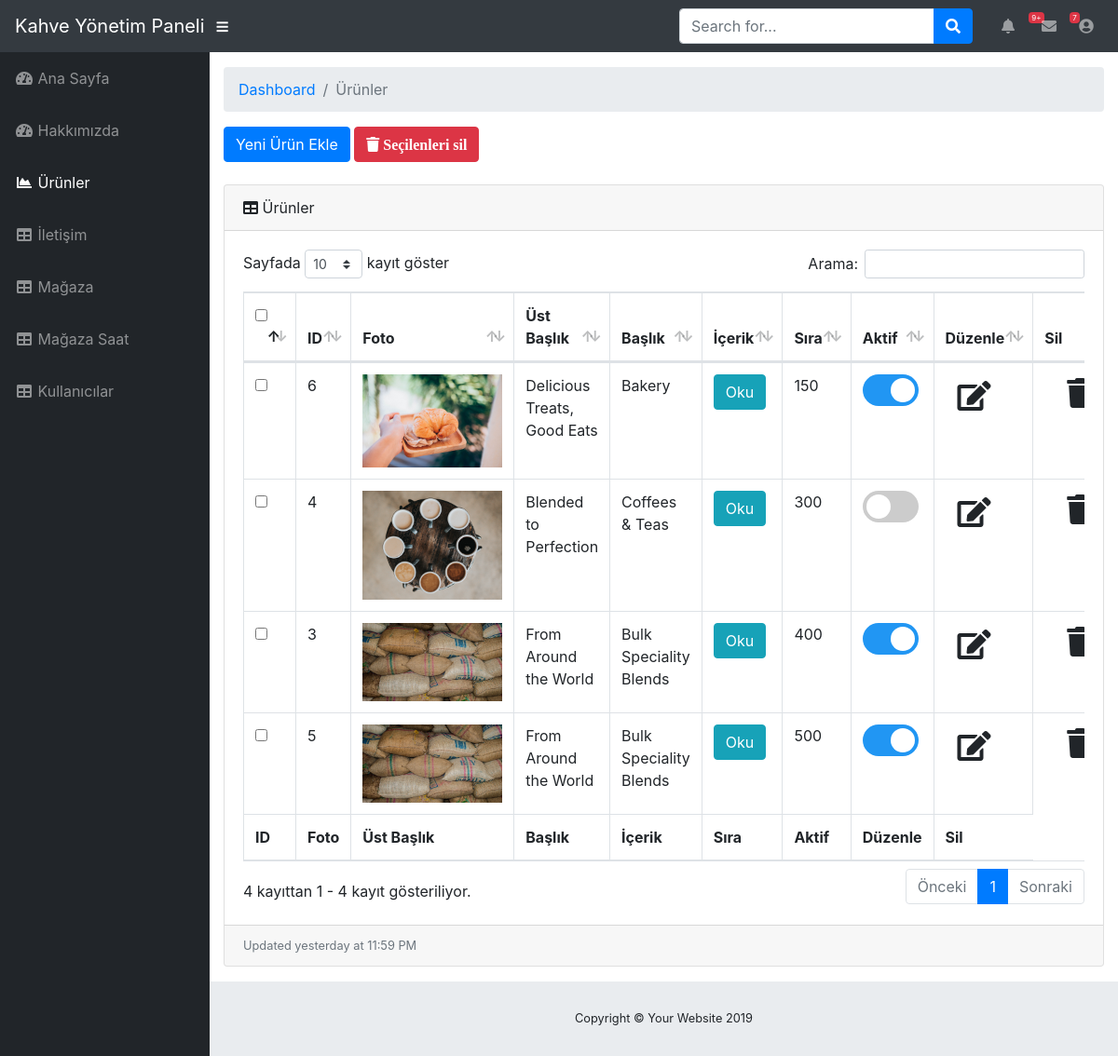
The app's page /admin/urunler.php (signed in) with its own data.
### tables this page shows
CREATE TABLE IF NOT EXISTS `urunler` (
  `id` int(11) NOT NULL AUTO_INCREMENT,
  `foto` char(50) NOT NULL,
  `baslik` char(250) NOT NULL,
  `ustBaslik` char(250) NOT NULL,
  `icerik` text NOT NULL,
  `aktif` tinyint(4) NOT NULL,
  `sira` int(11) NOT NULL,
  PRIMARY KEY (`id`)
);

### admin/urunler.php (the view, shortened to what this page needs)
<?php
include('../inc/vt.php');
include('inc/head.php');
include('inc/nav.php');
include('inc/sidebar.php');
$sorgu = $baglanti->prepare("SELECT * FROM urunler order by sira");
$sorgu->execute();
?>
<head>
</head>
<div id="content-wrapper">
    <div class="container-fluid">
        <ol class="breadcrumb">
            <li class="breadcrumb-item">
                <a href="#">Dashboard</a>
            </li>
            <li class="breadcrumb-item active">Ürünler</li>
        </ol>
        <form action="" method="post">
            <a class="btn btn-primary" href="urunEkle.php">Yeni Ürün Ekle</a>
            <a class="btn btn-danger font-18" href="#" data-toggle="modal"
               data-target="#tumunuSil"><i class="fa fa-trash"> Seçilenleri sil</i></a>
            <br><br>
            <div class="card mb-3">
                <div class="card-header">
                    <i class="fas fa-table"></i>
                    Ürünler
                </div>
                <div class="card-body">
                    <div class="table-responsive">
                        <table class="table table-bordered" id="dataTable" width="100%" cellspacing="0">
                            <thead>
                            <tr>
                                <th>
                                    <div class="checkbox">
                                        <input type="checkbox" id="select_all" onclick="TumunuSec();" value="">
                                    </div>
                                </th>
                                <th>ID</th>
                                <th>Foto</th>
                                <th>Üst Başlık</th>
                                <th>Başlık</th>
                                <th>İçerik</th>
                                <th>Sıra</th>
                                <th>Aktif</th>
                                <th>Düzenle</th>
                                <th>Sil</th>
                            </tr>
                            </thead>
                            <tfoot>
                            <tr>
                                <th>ID</th>
                                <th>Foto</th>
                                <th>Üst Başlık</th>
                                <th>Başlık</th>
                                <th>İçerik</th>
                                <th>Sıra</th>
                                <th>Aktif</th>
                                <th>Düzenle</th>
                                <th>Sil</th>
                            </tr>
                            </tfoot>
                            <tbody>
                            <?php while ($sonuc = $sorgu->fetch()) { ?>
                                <tr>
                                    <td>
                                        <div class="checkbox">
                                            <input class="chck" type="checkbox" name="sil[]"
                                                   value="<?php echo $sonuc['id']; ?>">
                                        </div>
                                    </td>
                                    <td><?= $sonuc["id"] ?></td>
                                    <td><img src="../img/<?= $sonuc["foto"] ?>" width="150px"/></td>
                                    <td contenteditable="true"
                                        onBlur="veriKaydet(this,'ustBaslik','<?= $sonuc["id"] ?>')"
                                        onClick="duzenle(this);"><?= $sonuc["ustBaslik"] ?></td>
                                    <td contenteditable="true" onBlur="veriKaydet(this,'baslik','<?= $sonuc["id"] ?>')"
                                        onClick="duzenle(this);"><?= $sonuc["baslik"] ?></td>
                                    <td>
                                        <a class="btn btn-info" href="#" data-toggle="modal"
                                           data-target="#icerik<?= $sonuc["id"] ?>">Oku</a>
                                    </td>
                                    <td contenteditable="true" onBlur="veriKaydet(this,'sira','<?= $sonuc["id"] ?>')"
                                        onClick="duzenle(this);"><?= $sonuc["sira"] ?></td>
                                    <td>
                                        <label class="switch">
                                            <span class="slider round"></span>
                                        </label></td>
                                    <td><a class="btn btn" href="urunGuncelle.php?id=<?= $sonuc["id"] ?>"><span
                                                    class="fa fa-edit fa-2x"></span></a></td>
                                    <td>
                                        <a class="dropdown-item" href="#" data-toggle="modal"
                                           data-target="#sil<?= $sonuc["id"] ?>"><span class="fa fa-trash fa-2x"></span></a>
                                    </td>
                                </tr>
                                <?php
                            }
                            ?>
                            </tbody>
                        </table>
        </form>
    </div>
</div>
<div class="card-footer small text-muted">Updated yesterday at 11:59 PM</div>
</div>
<?php
include('inc/footer.php');
?>
<link rel="stylesheet" type="text/css" href="css/switch.css">

### admin/css/switch.css (style rules this page uses)
.slider { position: absolute; cursor: pointer; top: 0; left: 0; right: 0; bottom: 0; background-color: #ccc; -webkit-transition: .4s; transition: .4s; }
.slider:before { position: absolute; content: ""; height: 26px; width: 26px; left: 4px; bottom: 4px; background-color: white; -webkit-transition: .4s; transition: .4s; }
input:checked + .slider { background-color: #2196F3; }
input:checked + .slider:before { -webkit-transform: translateX(26px); -ms-transform: translateX(26px); transform: translateX(26px); }
.slider.round { border-radius: 34px; }
.slider.round:before { border-radius: 50%; }

### records on screen
urunler: id "6", foto (picture), ustBaslik "Delicious Treats, Good Eats", baslik "Bakery", sira "150"
urunler: id "4", foto (picture), ustBaslik "Blended to Perfection", baslik "Coffees & Teas", sira "300"
urunler: id "3", foto (picture), ustBaslik "From Around the World", baslik "Bulk Speciality Blends", sira "400"
urunler: id "5", foto (picture), ustBaslik "From Around the World", baslik "Bulk Speciality Blends", sira "500"
